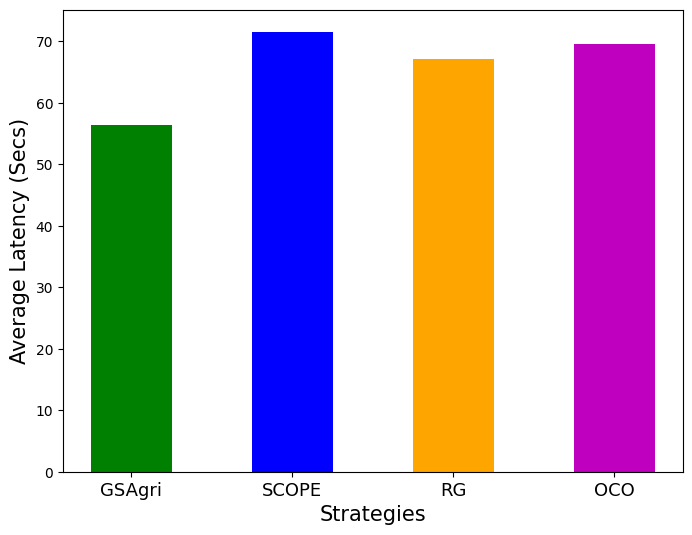

This figure's Python source:
import numpy as np
import matplotlib.pyplot as plt

barWidth = 0.15
fig = plt.subplots(figsize =(8, 6))

X=['GSAgri', 'SCOPE', 'RG', 'OCO']

Y=[56.42, 71.59, 67.13, 69.602]

colors=['g', 'b', 'orange', 'm']

plt.bar(X, Y, color=colors, width=0.5)

plt.xlabel("Strategies", fontsize = 15)
plt.ylabel("Average Latency (Secs)", fontsize = 15)
plt.xticks(fontsize=13)
plt.savefig('real_app_latency_bar.png', bbox_inches='tight')
plt.show()
